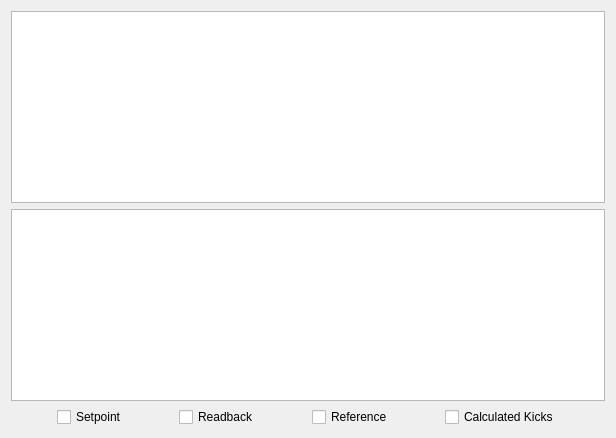
      <widget class="QWidget" name="Correctors">
       <attribute name="title">
        <string>Correctors</string>
       </attribute>
       <layout class="QGridLayout" name="gridLayout_14">
        <item row="2" column="0">
         <spacer name="horizontalSpacer_11">
          <property name="orientation">
           <enum>Qt::Horizontal</enum>
          </property>
          <property name="sizeHint" stdset="0">
           <size>
            <width>40</width>
            <height>20</height>
           </size>
          </property>
         </spacer>
        </item>
        <item row="2" column="2">
         <spacer name="horizontalSpacer_12">
          <property name="orientation">
           <enum>Qt::Horizontal</enum>
          </property>
          <property name="sizeHint" stdset="0">
           <size>
            <width>40</width>
            <height>20</height>
           </size>
          </property>
         </spacer>
        </item>
        <item row="0" column="0" colspan="9">
         <widget class="PyDMMultiWaveformPlot" name="PyDMMWP_CH">
          <property name="toolTip">
           <string/>
          </property>
          <property name="whatsThis">
           <string/>
          </property>
          <property name="backgroundBrush">
           <brush brushstyle="SolidPattern">
            <color alpha="255">
             <red>255</red>
             <green>255</green>
             <blue>255</blue>
            </color>
           </brush>
          </property>
          <property name="showXGrid">
           <bool>true</bool>
          </property>
          <property name="showYGrid">
           <bool>true</bool>
          </property>
          <property name="showLegend">
           <bool>true</bool>
          </property>
          <property name="XAxis1Label">
           <string>Longidutinal Position [m]</string>
          </property>
          <property name="XAxis1ShowLabel">
           <bool>true</bool>
          </property>
          <property name="YAxis1Label">
           <string>CH Correctors Strength [urad]</string>
          </property>
          <property name="YAxis1ShowLabel">
           <bool>true</bool>
          </property>
          <property name="tracesCount" stdset="0">
           <number>1</number>
          </property>
          <property name="trace0Color" stdset="0">
           <color>
            <red>0</red>
            <green>0</green>
            <blue>255</blue>
           </color>
          </property>
          <property name="trace0LineWidth" stdset="0">
           <number>3</number>
          </property>
          <property name="trace0Symbol" stdset="0">
           <enum>BaseMultiPlot::Circle</enum>
          </property>
          <property name="trace0Title" stdset="0">
           <string>Setpoint</string>
          </property>
          <property name="trace1Color" stdset="0">
           <color>
            <red>100</red>
            <green>100</green>
            <blue>100</blue>
           </color>
          </property>
          <property name="trace1LineStyle" stdset="0">
           <enum>BaseMultiPlot::NoLine</enum>
          </property>
          <property name="trace1Symbol" stdset="0">
           <enum>BaseMultiPlot::Circle</enum>
          </property>
          <property name="trace1Title" stdset="0">
           <string/>
          </property>
          <property name="trace2Color" stdset="0">
           <color>
            <red>125</red>
            <green>125</green>
            <blue>255</blue>
           </color>
          </property>
          <property name="trace2Symbol" stdset="0">
           <enum>BaseMultiPlot::Circle</enum>
          </property>
          <property name="trace2Title" stdset="0">
           <string>Readback</string>
          </property>
          <property name="trace3Color" stdset="0">
           <color>
            <red>100</red>
            <green>100</green>
            <blue>100</blue>
           </color>
          </property>
          <property name="trace3LineStyle" stdset="0">
           <enum>BaseMultiPlot::NoLine</enum>
          </property>
          <property name="trace3Symbol" stdset="0">
           <enum>BaseMultiPlot::Circle</enum>
          </property>
          <property name="trace3Title" stdset="0">
           <string/>
          </property>
          <property name="trace4Color" stdset="0">
           <color>
            <red>205</red>
            <green>205</green>
            <blue>255</blue>
           </color>
          </property>
          <property name="trace4Symbol" stdset="0">
           <enum>BaseMultiPlot::Circle</enum>
          </property>
          <property name="trace4Title" stdset="0">
           <string>Reference</string>
          </property>
          <property name="trace5Color" stdset="0">
           <color>
            <red>172</red>
            <green>172</green>
            <blue>172</blue>
           </color>
          </property>
          <property name="trace5LineStyle" stdset="0">
           <enum>BaseMultiPlot::NoLine</enum>
          </property>
          <property name="trace5Symbol" stdset="0">
           <enum>BaseMultiPlot::Circle</enum>
          </property>
          <property name="trace5Title" stdset="0">
           <string/>
          </property>
          <property name="trace0Channel" stdset="0">
           <string>${PREFIX}CHCalcdKicks-Mon</string>
          </property>
         </widget>
        </item>
        <item row="2" column="5">
         <widget class="QCheckBox" name="checkBox_3">
          <property name="text">
           <string>Reference</string>
          </property>
         </widget>
        </item>
        <item row="2" column="7">
         <widget class="QCheckBox" name="checkBox_2">
          <property name="text">
           <string>Calculated Kicks</string>
          </property>
         </widget>
        </item>
        <item row="1" column="0" colspan="9">
         <widget class="PyDMMultiWaveformPlot" name="PyDMMWP_CV">
          <property name="toolTip">
           <string/>
          </property>
          <property name="whatsThis">
           <string/>
          </property>
          <property name="backgroundBrush">
           <brush brushstyle="SolidPattern">
            <color alpha="255">
             <red>255</red>
             <green>255</green>
             <blue>255</blue>
            </color>
           </brush>
          </property>
          <property name="showXGrid">
           <bool>true</bool>
          </property>
          <property name="showYGrid">
           <bool>true</bool>
          </property>
          <property name="XAxis1Label">
           <string>Longitudinal Position [m]</string>
          </property>
          <property name="XAxis1ShowLabel">
           <bool>true</bool>
          </property>
          <property name="YAxis1Label">
           <string>CV Correctors Strength [urad]</string>
          </property>
          <property name="YAxis1ShowLabel">
           <bool>true</bool>
          </property>
          <property name="trace0Color" stdset="0">
           <color>
            <red>255</red>
            <green>0</green>
            <blue>0</blue>
           </color>
          </property>
          <property name="trace0LineWidth" stdset="0">
           <number>3</number>
          </property>
          <property name="trace0Symbol" stdset="0">
           <enum>BaseMultiPlot::Circle</enum>
          </property>
          <property name="trace0Title" stdset="0">
           <string>Calculated Kick</string>
          </property>
          <property name="trace0Channel" stdset="0">
           <string>${PREFIX}CVCalcdKicks-Mon</string>
          </property>
         </widget>
        </item>
        <item row="2" column="3">
         <widget class="QCheckBox" name="checkBox_4">
          <property name="text">
           <string>Readback</string>
          </property>
         </widget>
        </item>
        <item row="2" column="8">
         <spacer name="horizontalSpacer_10">
          <property name="orientation">
           <enum>Qt::Horizontal</enum>
          </property>
          <property name="sizeHint" stdset="0">
           <size>
            <width>40</width>
            <height>20</height>
           </size>
          </property>
         </spacer>
        </item>
        <item row="2" column="1">
         <widget class="QCheckBox" name="checkBox">
          <property name="text">
           <string>Setpoint</string>
          </property>
         </widget>
        </item>
        <item row="2" column="4">
         <spacer name="horizontalSpacer_13">
          <property name="orientation">
           <enum>Qt::Horizontal</enum>
          </property>
          <property name="sizeHint" stdset="0">
           <size>
            <width>40</width>
            <height>20</height>
           </size>
          </property>
         </spacer>
        </item>
        <item row="2" column="6">
         <spacer name="horizontalSpacer_14">
          <property name="orientation">
           <enum>Qt::Horizontal</enum>
          </property>
          <property name="sizeHint" stdset="0">
           <size>
            <width>40</width>
            <height>20</height>
           </size>
          </property>
         </spacer>
        </item>
       </layout>
      </widget>
